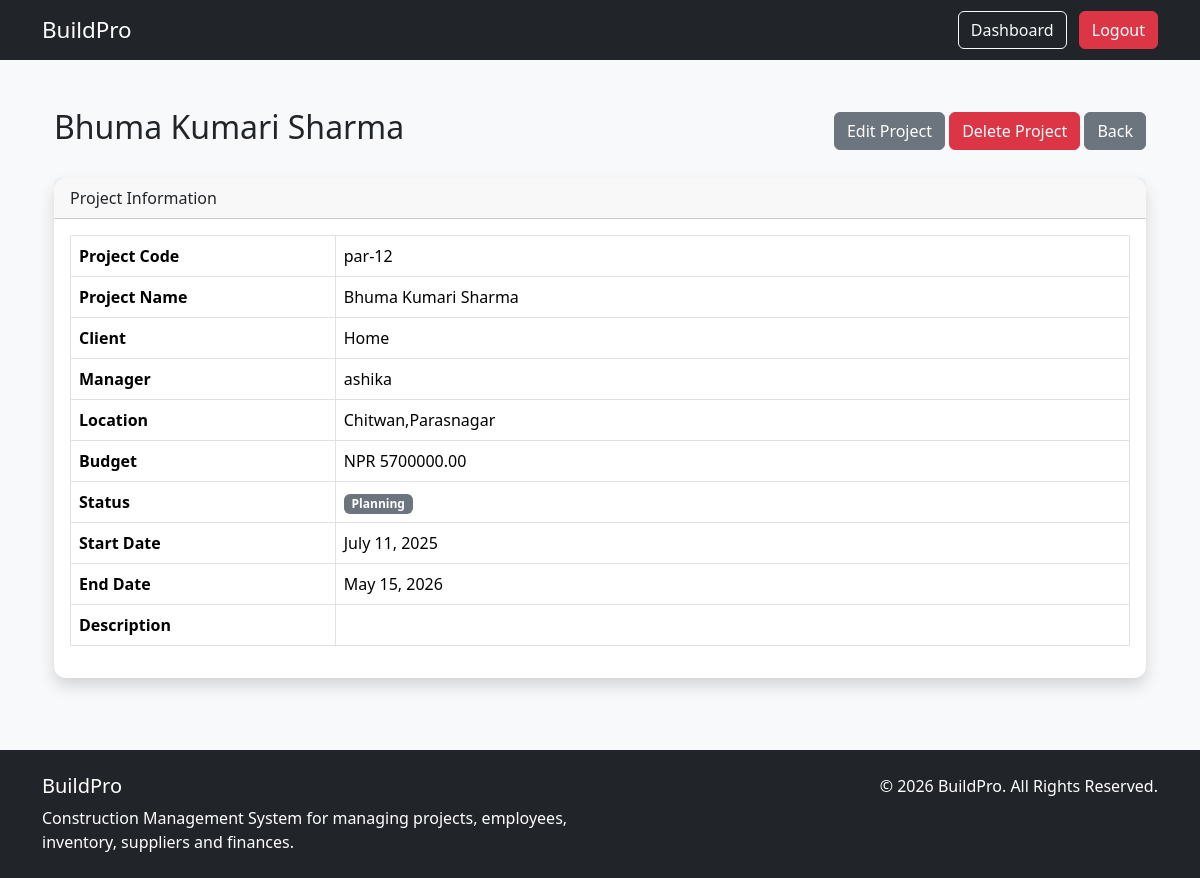
The page /projects/3/ (signed in) on the database its author committed.
### projects/models.py (models this page shows, shortened)
class Project(models.Model):
    STATUS_CHOICES = [
        ('PLANNING', 'Planning'),
        ('IN_PROGRESS', 'In Progress'),
        ('ON_HOLD', 'On Hold'),
        ('COMPLETED', 'Completed'),
    ]
    name = models.CharField(max_length=200)
    description = models.TextField(blank=True)
    location = models.CharField(max_length=255)
    manager = models.ForeignKey(User, on_delete=models.SET_NULL, null=True, related_name='managed_projects')
    status = models.CharField(max_length=20, choices=STATUS_CHOICES, default='PLANNING')
    start_date = models.DateField()
    end_date = models.DateField(null=True, blank=True)
    created_at = models.DateTimeField(auto_now_add=True)
    created_by = models.ForeignKey(User, on_delete=models.SET_NULL, null=True, related_name='created_projects')
    project_code = models.CharField(max_length=20,unique=True,default="Pending Code")
    client = models.CharField(max_length=200, null=True, blank=True,default="Pending Client")
    budget = models.DecimalField(max_digits=12, decimal_places=2, default=0)
    updated_at = models.DateTimeField(auto_now=True)

### projects/views.py (the view)
# urls.py: path('projects/<int:pk>/', views.project_detail, name='project_detail'),
@login_required
def project_detail(request, pk):
    project = get_object_or_404(Project, pk=pk)
    return render(request, "projects/project_detail.html", {
        "project": project
    })

### projects/templates/projects/project_detail.html (shortened to what this page needs)
{% extends "base.html" %}
{% block content %}
<div class="container mt-4">
    <div class="d-flex justify-content-between align-items-center mb-4">
        <h2>{{ project.name }}</h2>
        <div>
            <a href="{% url 'project_update' project.pk %}" class="btn btn-secondary">
                Edit Project
            </a>
            <a href="{% url 'project_delete' project.pk %}" class="btn btn-danger">
                Delete Project
            </a>
            <a href="{% url 'project_list' %}" class="btn btn-secondary">
                Back
            </a>
        </div>
    </div>
    <div class="card shadow">
        <div class="card-header">
            Project Information
        </div>
        <div class="card-body">
            <table class="table table-bordered">
                <tr>
                    <th width="25%">Project Code</th>
                    <td>{{ project.project_code }}</td>
                </tr>
                <tr>
                    <th>Project Name</th>
                    <td>{{ project.name }}</td>
                </tr>
                <tr>
                    <th>Client</th>
                    <td>{{ project.client }}</td>
                </tr>
                <tr>
                    <th>Manager</th>
                    <td>{{ project.manager }}</td>
                </tr>
                <tr>
                    <th>Location</th>
                    <td>{{ project.location }}</td>
                </tr>
                <tr>
                    <th>Budget</th>
                    <td>NPR {{ project.budget }}</td>
                </tr>
                <tr>
                    <th>Status</th>
                    <td>
                        {% if project.status == "PLANNING" %}
                            <span class="badge bg-secondary">Planning</span>
                        {% elif project.status == "IN_PROGRESS" %}
                            <span class="badge bg-primary">In Progress</span>
                        {% elif project.status == "ON_HOLD" %}
                            <span class="badge bg-warning text-dark">On Hold</span>
                        {% else %}
                            <span class="badge bg-success">Completed</span>
                        {% endif %}
                    </td>
                </tr>
                <tr>
                    <th>Start Date</th>
                    <td>{{ project.start_date }}</td>
                </tr>
                <tr>
                    <th>End Date</th>
                    <td>{{ project.end_date }}</td>
                </tr>
                <tr>
                    <th>Description</th>
                    <td>{{ project.description|linebreaks }}</td>
                </tr>
            </table>
        </div>
    </div>
</div>
{% endblock %}

### static/css/styles.css (style rules this page uses)
body { font-family: "Segoe UI", sans-serif; }
.card { border:none; border-radius:12px; }

### rows shown on the page
Project: name "Bhuma Kumari Sharma", project_code "par-12", client "Home", manager "ashika", location "Chitwan,Parasnagar", budget "5700000.00", start_date "July 11, 2025", end_date "May 15, 2026"
